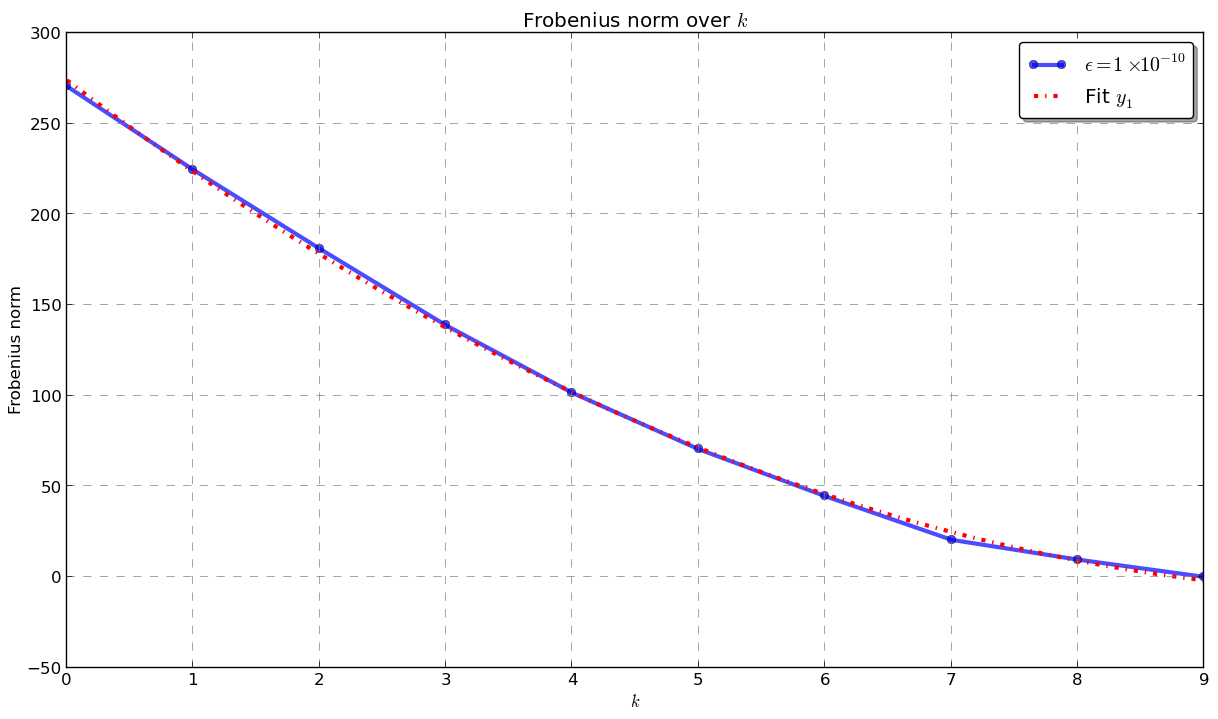

Write Python code to recreate this figure.
import csv
import sys

import matplotlib
matplotlib.use('Agg')

from scipy import optimize
from pylab import *
from numpy import *


def main():

    
    plt, ax = new_plot(title="Frobenius norm over $k$", 
                       yaxis="Frobenius norm", xaxis="$k$")
    
    root   = "plot2"
    path   = root+".dat"
    output = root+".png"

    data = array(parse("data/svd1.data"))
    
    x = range(len(data))

    plot(x, data, "o-", alpha=.7, 
         linewidth=3, label="$\epsilon = 1\\times10^{-10}$");

    
    x = linspace(0, max(x), 100)
    y = 2.47587*(x - 10.6926)**2 - 9

    plot(x, y, "r-.", linewidth=3, label="Fit $y_1$");

    save_plot(plt, ax, output)

def save_plot(plt, ax, path):
    
    lgd = ax.legend( bbox_to_anchor=(1., 1.), loc="best",
                     ncol=1, fancybox=True, shadow=True)

    print "saving to output: "+path
    # savefig(output, box_extra_artists=(lgd,), bbox_inches='tight')
    savefig(path, bbox_inches='tight')


def new_plot(title = "", xaxis = "", yaxis = "", logx=False, logy=False):

    plt = matplotlib.pyplot.figure(num=None, figsize=(15, 10), dpi=80, facecolor='w')
    ax = axes()

    if logx: ax.set_xscale('log')
    if logy: ax.set_yscale('log')

    ax.set_xlabel(xaxis) 
    ax.set_ylabel(yaxis)
    ax.set_title(title)
    
    ax.yaxis.grid(color='gray', linestyle='dashed')
    ax.xaxis.grid(color='gray', linestyle='dashed')
    
    plt.tight_layout(pad=10)
    
    handles, labels = ax.get_legend_handles_labels()
    ax.grid('on')

    return plot, ax

class Parameter:
    def __init__(self, value):
            self.value = value

    def set(self, value):
            self.value = value

    def __call__(self):
            return self.value

def fit(function, parameters, y, x = None):
    def f(params):
        i = 0
        for p in parameters:
            p.set(params[i])
            i += 1
        return y - function(x)

    if x is None: x = arange(y.shape[0])
    p = [param() for param in parameters]
    optimize.leastsq(f, p)


# Parse data into list
def parse(path, sortCol = -1):
    data = []
    with open(path, 'rb') as csvfile:
        for row in csvfile:
            row_list = row.strip().split()
            data.append(row_list)

    if sortCol > 0:
        data = sorted(data, key=lambda a_entry: -a_entry[sortCol])

    return data

if __name__ == '__main__':
    main()
